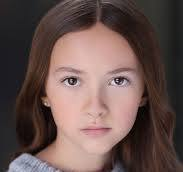
#> input picture girl.jpeg, 183 x 172 px
$ python functions.py
#> lines starting #> are read from the running program, lines starting #| are printed output that depends on the picture; after the words box and inside, x2 and y2 are one past the last pixel; in counts of white or black regions, pixels touching at a corner belong together
#STEP 1: From color image to gray scale image

# import cv2
#
# img = cv2.imread('girl.jpeg')
#
# imgGray = cv2.cvtColor(img, cv2.COLOR_BGR2GRAY) #RBG, BGR
# cv2.imshow('OriginalImage', img)
# cv2.imshow('GrayImage', imgGray)
#
# cv2.waitKey(0)

#STEP 2: Image Detection Techniques
#How to blur images
# import cv2
#
# img = cv2.imread('girl.jpeg')
#
# #Convert Image to Gray
# imgGray = cv2.cvtColor(img, cv2.COLOR_BGR2GRAY) #RBG, BGR
#
# #Convert or blurring the image using the "GaussianBlur"
# imgBlur = cv2.GaussianBlur(img,(7,7),0)
#
# cv2.imshow('OriginalImage', img)
# cv2.imshow('GrayImage', imgGray)
# cv2.imshow('BlurImage', imgBlur)

# cv2.waitKey(0)

#STEP 3: Edge Detection

# import cv2
#
# img = cv2.imread('girl.jpeg')
#
# #Convert Image to Gray
# imgGray = cv2.cvtColor(img, cv2.COLOR_BGR2GRAY) #RBG, BGR
#
# #Convert or blurring the image using the "GaussianBlur"
# imgBlur = cv2.GaussianBlur(img,(7,7),0)
#
# #Detecting the edges of the image"
# imgCanny = cv2.Canny(img,200, 200)
#
#
# cv2.imshow('OriginalImage', img)
# cv2.imshow('GrayImage', imgGray)
# cv2.imshow('BlurImage', imgBlur)
# cv2.imshow('CannyImage', imgCanny)
#
# cv2.waitKey(0)

#STEP 4: Dilation and Erode (meaning making edges thicker for dilation and making edges thinner for erode)

import cv2
import numpy as np

img = cv2.imread('girl.jpeg')
#> img is the input picture: shape (172, 183, 3); mean B, G, R 77.9, 81.8, 102.8

#For dilate, we have to specify the kernel
kernel = np.ones((5,5),np.uint8) #unassigned integer 8 bit, meaning values ranging from 0 to 255

#Convert Image to Gray
imgGray = cv2.cvtColor(img, cv2.COLOR_BGR2GRAY) #RBG, BGR
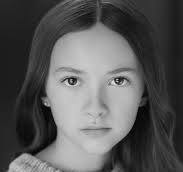
#> imgGray: shape (172, 183); min 1, max 240, mean 87.6

#Convert or blurring the image using the "GaussianBlur"
imgBlur = cv2.GaussianBlur(img,(7,7),0)
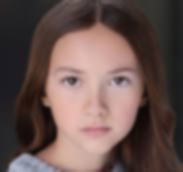
#> imgBlur: shape (172, 183, 3); mean B, G, R 77.9, 81.8, 102.8

#Detecting the edges of the image"
imgCanny = cv2.Canny(img,200, 200)
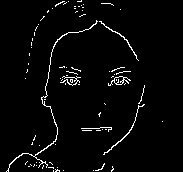
#> imgCanny: shape (172, 183); 3% white in thin lines or dots, all inside (x1, y1, x2, y2) = (6, 0, 163, 172)

#This enlarges or bold the edges of the image
imgDilation = cv2.dilate(imgCanny, kernel, iterations=4)
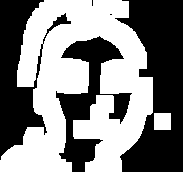
#> imgDilation: shape (172, 183); 51.4% white; 5 black regions (2 under 20 px), largest, box (x1, y1, x2, y2) and area: (115, 0, 183, 172) 7257, (0, 0, 71, 160) 4380, (56, 36, 132, 172) 3667

#This reduces or erode the edges of the images
imgEroded = cv2.erode(img, kernel, iterations=1)
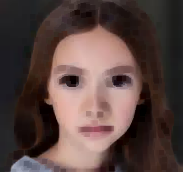
#> imgEroded: shape (172, 183, 3); mean B, G, R 64.2, 68, 88

cv2.imshow('OriginalImage', img)
cv2.imshow('GrayImage', imgGray)
cv2.imshow('BlurImage', imgBlur)
cv2.imshow('CannyImage', imgCanny)
cv2.imshow('DilatedImage', imgDilation)
cv2.imshow('ErodedImage', imgEroded)

cv2.waitKey(0)

$ run again, with boy.jpeg copied over girl.jpeg
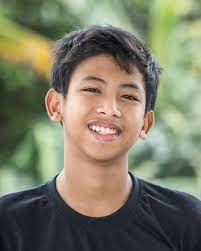
#> input picture boy.jpeg, 201 x 251 px
#> img is the input picture: shape (251, 201, 3); mean B, G, R 102.1, 122.5, 123.7
#> `imgCanny = cv2.Canny(img,200, 200)`:
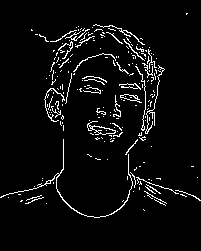
#> imgCanny: shape (251, 201); 4.7% white in thin lines or dots, all inside (x1, y1, x2, y2) = (0, 13, 201, 218)
#> imgDilation: shape (251, 201); 49.3% white; 2 white regions, box (x1, y1, x2, y2) and area: (0, 16, 201, 226) 24569, (178, 5, 196, 23) 323
#> `imgEroded = cv2.erode(img, kernel, iterations=1)`:
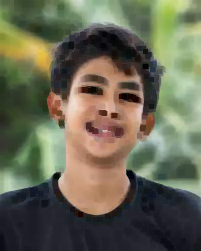
#> imgEroded: shape (251, 201, 3); mean B, G, R 83.9, 103.8, 104.2

$ run again, with face.jpeg copied over girl.jpeg
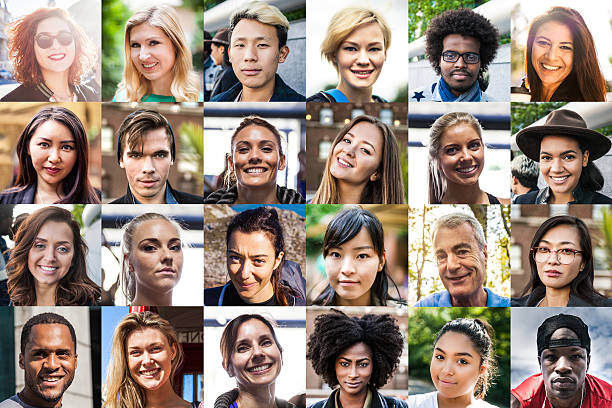
#> input picture face.jpeg, 612 x 408 px
#> img is the input picture: shape (408, 612, 3); mean B, G, R 123, 134.8, 151.4
#> `imgCanny = cv2.Canny(img,200, 200)`:
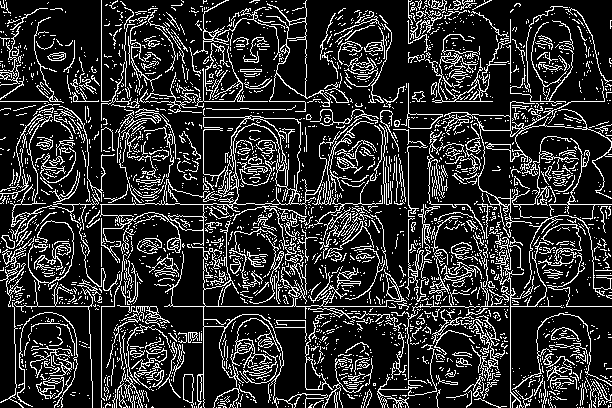
#> imgCanny: shape (408, 612); 18.1% white in thin lines or dots
#> imgDilation: shape (408, 612); 97.9% white; 58 black regions (24 under 20 px), largest, box (x1, y1, x2, y2) and area: (57, 0, 93, 44) 844, (0, 315, 7, 390) 473, (519, 315, 533, 364) 450
#> `imgEroded = cv2.erode(img, kernel, iterations=1)`:
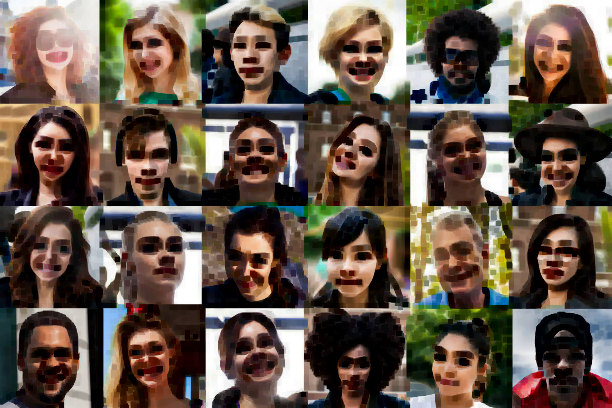
#> imgEroded: shape (408, 612, 3); mean B, G, R 75.2, 87.2, 101.9
